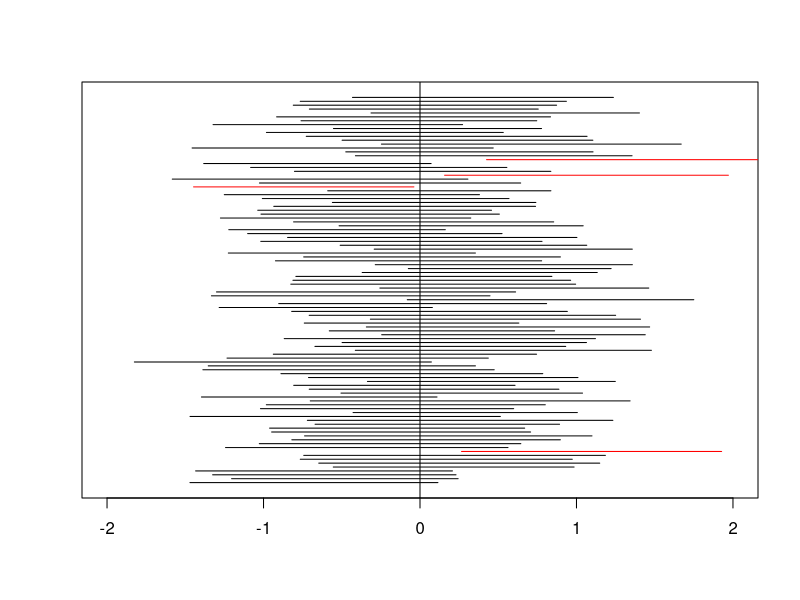
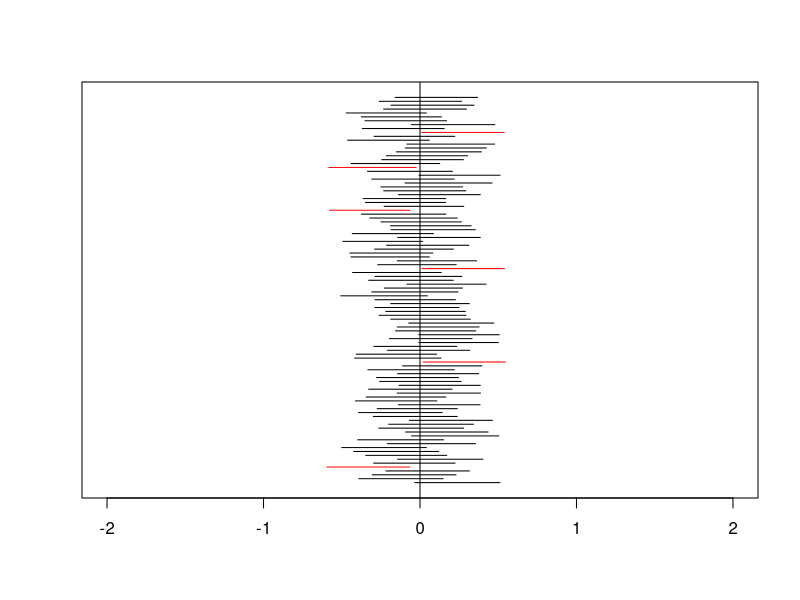

Write R code to recreate these figures, in order.
#Viikko 6

#Tehtava 6
#a) 
sat <- c(542, 490, 582, 511, 515, 564, 500, 602, 488,
    512, 518, 522, 505, 569, 575, 515, 520, 528, 533, 515)
t.test(sat, conf.level = 0.9)
#b)
t.test(sat, mu = 542, alternative = "less")

#c)
binom.test(x = 70, n = 200, p = 0.45, alternative = "less")


#Tehtava 7
z_testi <- function(x, sigma, mu_0) {
   valitulos <- sqrt(length(x)) * (mean(x) - mu_0)
   z <- (valitulos / sigma)

   p <- 2 * (1  - pnorm(abs(z)))

   return(list(Testisuure = z, p_arvo = p))
}
z_testi(x=c(90,100,110,120,80,90,110,105,95),sigma=5,mu_0=105)

#Tehtava 8
valit <- replicate(n = 100, t.test(rnorm(50, mean = 0, sd = 3))$conf.int)

plot(NULL, xlim = c(-2, 2), ylim = c(1, 100), yaxt = "n", xlab = "", ylab = "")
segments(valit[1, ], 1:100, valit[2, ], 1:100,
col = ifelse(valit[1, ]  * valit[2, ] <= 0, "black", "red"))
abline(v = 0)
# ylivoimaisesti suurin osa sisaltaa odotusarvon 0 eli noi 95%

valit <- replicate(n = 100, t.test(rnorm(500, mean = 0, sd = 3))$conf.int)

plot(NULL, xlim = c(-2, 2), ylim = c(1, 100), yaxt = "n", xlab = "", ylab = "")
segments(valit[1, ], 1:100, valit[2, ], 1:100,
col = ifelse(valit[1, ]  * valit[2, ] <= 0, "black", "red"))
abline(v = 0)
#Valit kapenevat n-arvon kasvaessa.